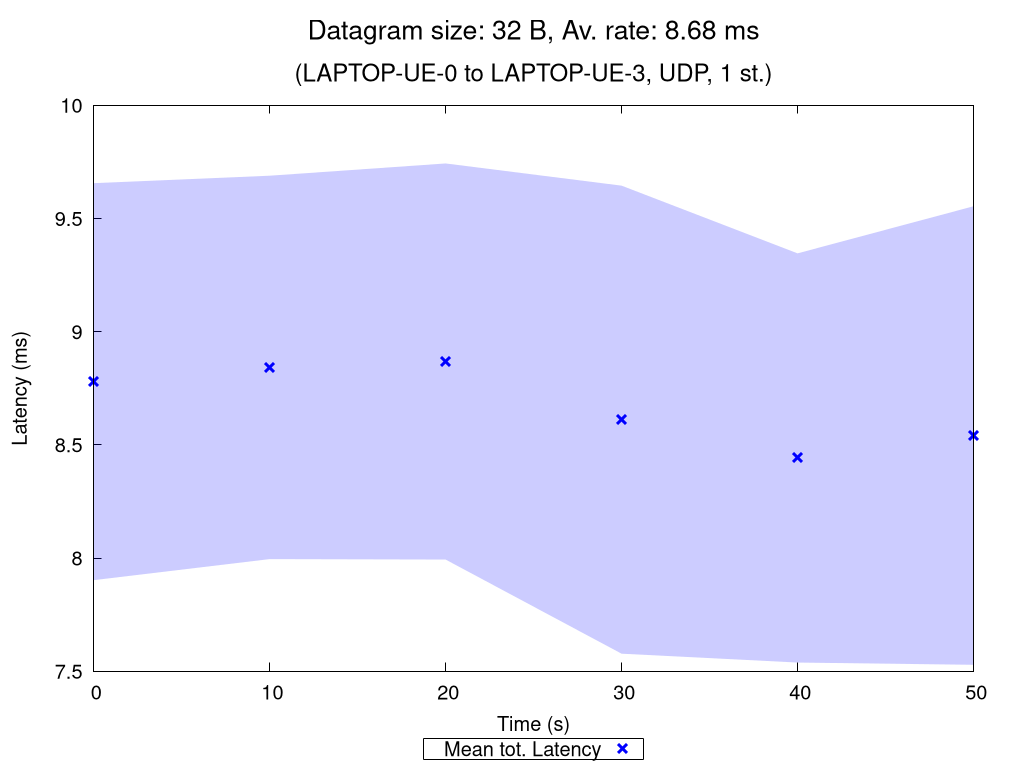

This chart was generated by the following gnuplot code:
set terminal pngcairo nocrop enhanced size 1024,768 font "Verdana,15"
set output "UDP_1_st_2020_10_11_23-31-49_one2two_00032B.png"

set title "{/=20 Datagram size: 32 B, Av. rate: 8.68 ms}\n\n{/=18 (LAPTOP-UE-0 to LAPTOP-UE-3, UDP, 1 st.)}"

set xlabel "Time (s)"
set ylabel "Latency (ms)"
set ytics nomirror
set key bmargin center horizontal box samplen 1 width -1
set bmargin 4.6
set rmargin 4.5

rf = 1.0  # rate factor
set style fill transparent solid 0.2 noborder
set autoscale xfix
plot "UDP_1_st_2020_10_11_23-31-49_one2two_00032B_iperf_processed.dat" using 1:($2/rf-$3/rf):($2/rf+$3/rf) with filledcurves lc rgb "blue" notitle, \
     "" using 1:($2/rf) with points pt 2 ps 1.5 lw 3 lc rgb "blue" title "Mean tot. Latency", \
